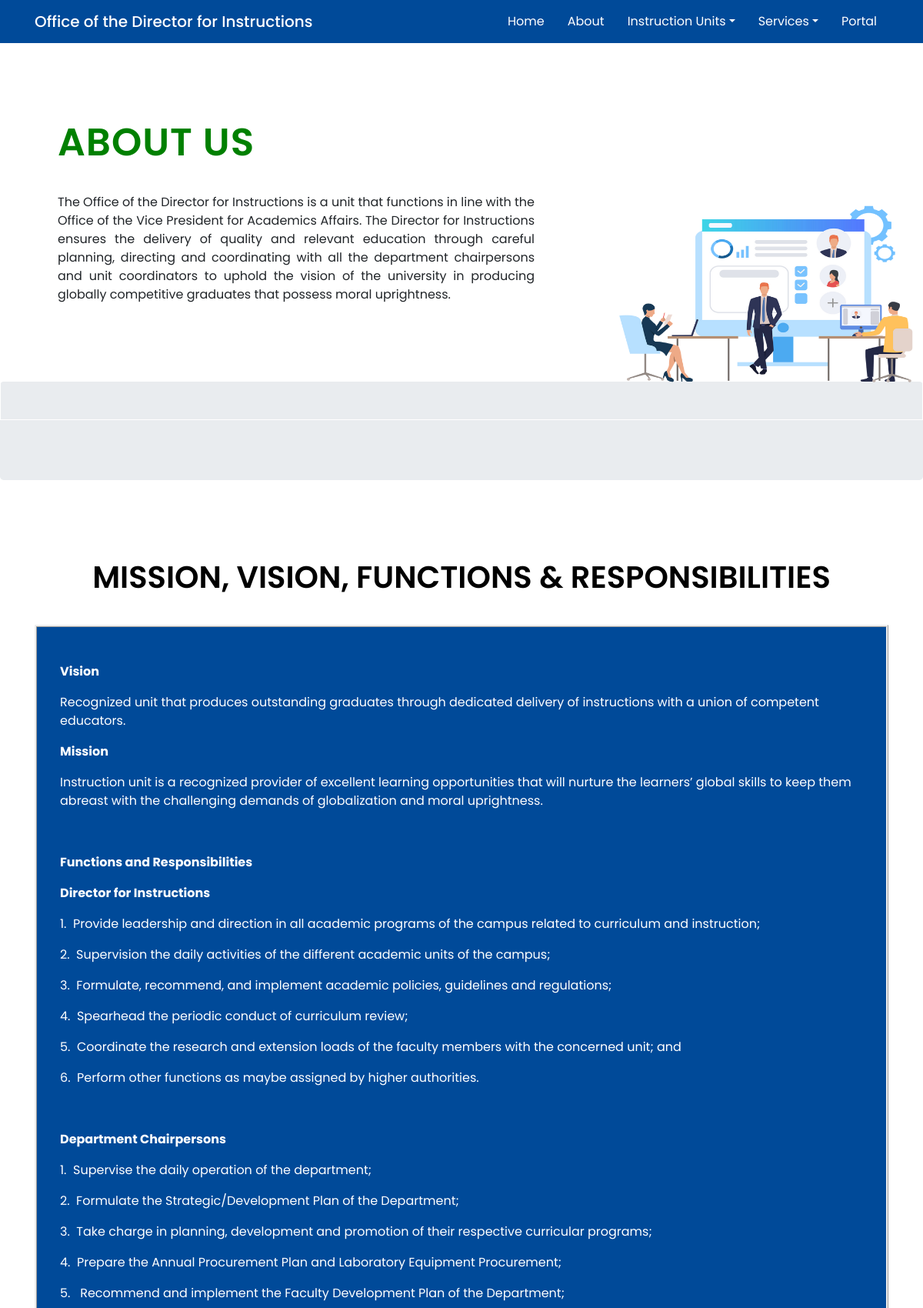
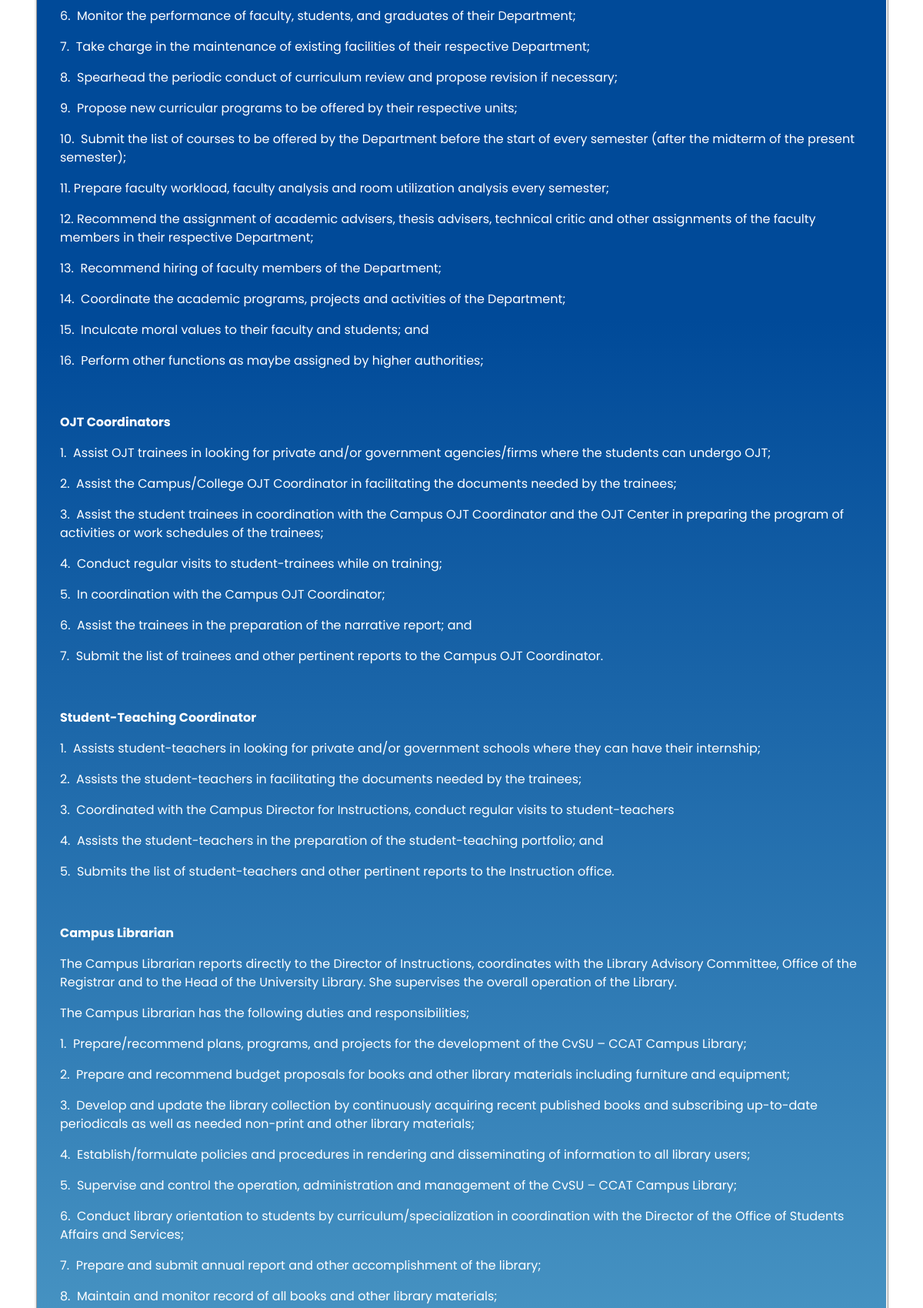
Page /about.php (upper part) on the committed database (2 pictures, top to bottom).
### tables this page shows
CREATE TABLE `departments` (
  `id` int(11) NOT NULL,
  `name` varchar(255) NOT NULL,
  `type` varchar(255) NOT NULL,
  `description` varchar(550) NOT NULL,
  `display_art` varchar(255) NOT NULL,
  `about_info` text NOT NULL,
  `org_chart` varchar(255) NOT NULL,
  `contact` varchar(550) NOT NULL
);

### app/database/db.php (called while the page is built, shortened)
<?php
require('connect.php');
function executeQuery($sql, $data)
{
	global $conn;
	$stmt = $conn->prepare($sql);
	$values = array_values($data);
	$types = str_repeat('s', count($values));
	$stmt->bind_param($types, ...$values);
	$stmt->execute();
	return $stmt;
}
function selectOne($table, $conditions)
{
	$sql = "SELECT * FROM $table";
	$i = 0;
	foreach ($conditions as $key => $value) {
		if($i == 0){
			$sql = $sql." WHERE $key=?";
		} else {
			$sql = $sql." AND $key=?";
		}
		$i++;
	}
	$sql = $sql . " LIMIT 1";
	$stmt = executeQuery($sql, $conditions);
	$records = $stmt->get_result()->fetch_assoc();
	return $records;
}

### about.php (the view, shortened to what this page needs)
<?php
$about = selectOne('departments', ['name' => 'Office of the Director for Instructions'] );
	$description1 = html_entity_decode($about['description']);
	$display_art1 = $about['display_art'];
	$about_info1 = html_entity_decode($about['about_info']);
?>
<!DOCTYPE html>
<html>
<head>
	<link rel="stylesheet" href="https://unpkg.com/swiper/swiper-bundle.min.css" />
	<link rel="stylesheet" href="https://stackpath.bootstrapcdn.com/bootstrap/4.4.1/css/bootstrap.min.css">
	<link rel="stylesheet" href="https://maxcdn.bootstrapcdn.com/bootstrap/4.0.0/css/bootstrap.min.css">
	<link rel="stylesheet" type="text/css" href="https://cdnjs.cloudflare.com/ajax/libs/owl-carousel/1.3.3/owl.carousel.min.css">
	<link rel="stylesheet" type="text/css" href="https://cdnjs.cloudflare.com/ajax/libs/owl-carousel/1.3.3/owl.theme.min.css">
	<link rel="stylesheet" href="<?php echo BASE_URL . '/assets/css/header.css'; ?>">
	<link rel="stylesheet" href="<?php echo BASE_URL . '/assets/css/footer.css'; ?>">
</head>
<body>
	<link rel="stylesheet" href="<?php echo BASE_URL . '/assets/css/units.css'; ?>">
	<?php include(ROOT_PATH . "/app/includes/header.php"); ?>
<div class="page-wrapper">
<div class="home-banner">
	<div class="container ">
		<div class="row custom-section d-flex align-items-center">
			<div class="col-12 col-lg-8">
				<div class="content">
					<h1>ABOUT US</h1>
				<p><?php echo $description1; ?></p>
				</div>
			</div>
			<div class="col-12 col-lg-4">
				<img src="<?php echo BASE_URL . '/assets/images/' . $display_art1; ?>" alt="Home Banner">
			</div>
		</div>
	</div>
</div>
<div class="jumbotron cutter"></div>
	<div class="demo">
		<div class="container">
			<div class="team-heading">
				<h1>MISSION, VISION, FUNCTIONS & RESPONSIBILITIES</h1>
			</div>
			<div class="row">
				<div id="info-slider" class="owl-carousel">
					<div class="team">
						<p class="description-mission"><?php echo $about_info1; ?></p>
					</div>
				</div>
			</div>
		</div>
	</div>
</div>
</body>
</html>

### assets/css/header.css (style rules this page uses)
body, input { font-family: 'Poppins', sans-serif; }

### assets/css/units.css (style rules this page uses)
* { margin: 0; padding: 0; box-sizing: border-box; }
.page-wrapper { position: relative; }
.home-banner { border: solid 1px white; position: relative; }
.home-banner .container .row { width: inherit; margin-top: 50px; margin-bottom: 30px; position: relative; }
.home-banner .container .row .col-lg-8 .content h1 { color: green; font-size: 50px; font-weight: 600; letter-spacing: 1px; padding-bottom: 20px; padding-left: 30px; text-transform: uppercase; }
.home-banner .container .row .col-lg-8 .content p { text-align: justify; padding: 0 60px 0 30px; }
.home-banner .container .row .col-lg-4 { margin-top: 200px; }
.home-banner .container .row .col-lg-4 img { position: inherit; width: 130%; height:130%; }
.cutter { margin-top: -50px; }
.team-heading { padding-top: 40px; margin-bottom: 0; text-align: center; color: black; }
.team-heading h1 { text-transform: uppercase; padding-top: 30px; font-weight: 600; }
.team { background: linear-gradient(to bottom, #004a99 39%, rgba(109,187,217,1) 100%); border-right: ridge; border-top: ridge; border-left: ridge; padding: 10px 30px 100px; margin: 0 15px 100px; position: relative; margin-top: 30px; color: white; }
.team .description-mission { padding-top: 20px; font-size: 16px; text-align: justify; letter-spacing: 2; line-height: 2; }

### rows in the picture
departments: description "The Office of the Director for Instructions is a unit that functions in line with the Office of the Vice President for Academics Affairs. The Director for Instructions ensures the delivery of quality and relevant education through careful planning, directing and coordinating with all the department chairpersons and unit coordinators to uphold the vision of the university in producing globally competitive graduates that possess moral uprightness.", display_art (picture), about_info "Vision Recognized unit that produces outstanding graduates through dedicated delivery of instructions with a union of competent educators. Mission Instruction unit is a recognized provider of excellent learning opportunities that will nurture the learners’ global skills to keep them abreast with the challenging demands of globalization and moral uprightness. Functions and Responsibilities Director for Instructions 1. Provide leadership and direction in all academic programs of the campus related to curriculum and instruction; 2. Supervision the daily activities of the different academic units of the campus; 3. Formulate, recommend, and implement academic policies, guidelines and…"
